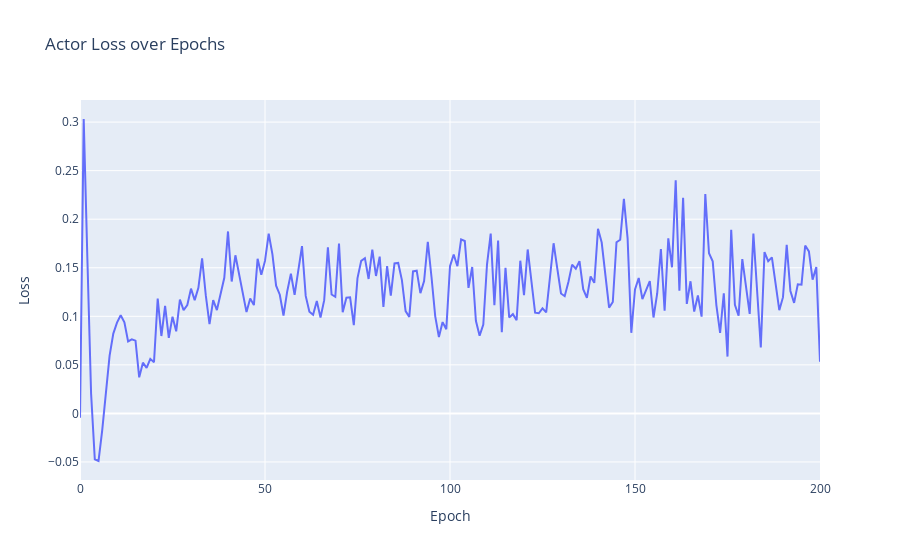

The notebook cell this image was saved under:
### Code cell
fig = px.line(x=list(range(len(loss_actor))), y=loss_actor, labels={'x': 'Epoch', 'y': 'Loss'}, title='Actor Loss over Epochs')
fig.show()

### Figure 1 — Plotly figure (JSON) as saved in the notebook; plotly's stock layout.template omitted (floating-point values rounded to 4 significant figures; data arrays with more than 128 entries replaced by an {"elided": "..."} marker saying what was removed)
{"data": [{"hovertemplate": "Epoch=%{x}<br>Loss=%{y}<extra></extra>", "legendgroup": "", "line": {"color": "#636efa", "dash": "solid"}, "marker": {"symbol": "circle"}, "mode": "lines", "name": "", "orientation": "v", "showlegend": false, "type": "scatter", "x": {"elided": "201 int values"}, "xaxis": "x", "y": {"elided": "201 float values"}, "yaxis": "y"}], "layout": {"legend": {"tracegroupgap": 0}, "title": {"text": "Actor Loss over Epochs"}, "xaxis": {"anchor": "y", "domain": [0, 1], "title": {"text": "Epoch"}}, "yaxis": {"anchor": "x", "domain": [0, 1], "title": {"text": "Loss"}}}}
